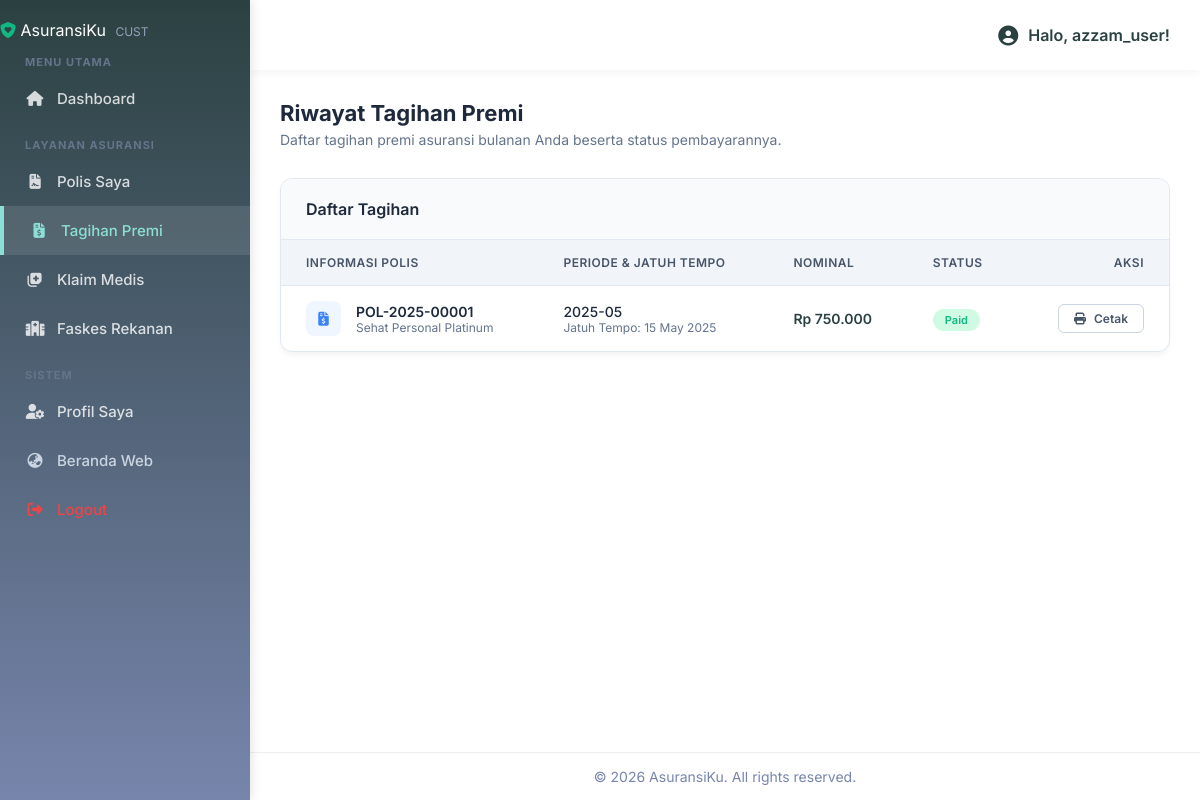
Screenshot of /customer/tagihan/index.php (signed in) with the database file from the repository.
### tables this page shows
CREATE TABLE tagihan_premi (
    no_tagihan VARCHAR(50) PRIMARY KEY,
    no_polis VARCHAR(50) NOT NULL,
    periode_bulan VARCHAR(7) NOT NULL, 
    jumlah_tagihan DECIMAL(10,2) NOT NULL,
    tanggal_cetak DATE NOT NULL,
    jatuh_tempo DATE NOT NULL,
    status_tagihan ENUM('Unpaid', 'Paid', 'Overdue') DEFAULT 'Unpaid',
    FOREIGN KEY (no_polis) REFERENCES polis(no_polis) ON DELETE CASCADE
);

CREATE TABLE polis (
    no_polis VARCHAR(50) PRIMARY KEY,
    id_pemegang INT NOT NULL,
    id_produk INT NOT NULL,
    id_agen INT NULL, 
    tanggal_terbit DATE NOT NULL,
    tanggal_jatuh_tempo DATE NOT NULL,
    status_polis ENUM('Pending Approval', 'Inforce', 'Lapse', 'Pending Cancellation', 'Surrender', 'Claimed', 'Rejected') DEFAULT 'Pending Approval',
    total_premi_berjalan DECIMAL(15,2) DEFAULT 0.00,
    FOREIGN KEY (id_pemegang) REFERENCES pemegang_polis(id_pemegang) ON DELETE CASCADE,
    FOREIGN KEY (id_produk) REFERENCES produk_asuransi(id_produk) ON DELETE RESTRICT,
    FOREIGN KEY (id_agen) REFERENCES agen(id_agen) ON DELETE SET NULL
);

CREATE TABLE produk_asuransi (
    id_produk INT AUTO_INCREMENT PRIMARY KEY,
    kode_produk VARCHAR(20) UNIQUE NOT NULL,
    nama_produk VARCHAR(100) NOT NULL,
    jenis_kategori ENUM('Individu', 'Keluarga', 'Kumpulan/Perusahaan') NOT NULL,
    limit_tahunan DECIMAL(15,2) NOT NULL,
    premi_dasar DECIMAL(10,2) NOT NULL,
    created_at TIMESTAMP DEFAULT CURRENT_TIMESTAMP
);

### customer/tagihan/index.php (the view, shortened to what this page needs)
<?php
    require_once __DIR__ . "/../../layouts/customer/header.php";
    $id_user = $_SESSION['id_user'];
?>
<div style="margin-bottom: 30px;">
    <h2 style="margin: 0 0 5px 0; color: #1e293b; font-size: 22px;">Riwayat Tagihan Premi</h2>
    <p style="margin: 0; color: #64748b; font-size: 14px;">Daftar tagihan premi asuransi bulanan Anda beserta status pembayarannya.</p>
</div>
<?php
    $stmt = $conn->prepare("
        SELECT
            t.no_tagihan, t.periode_bulan, t.jumlah_tagihan, t.jatuh_tempo, t.status_tagihan,
            p.no_polis, pr.nama_produk
        FROM tagihan_premi t
        JOIN polis p ON t.no_polis = p.no_polis
        JOIN produk_asuransi pr ON p.id_produk = pr.id_produk
        JOIN users u ON p.id_pemegang = u.id_pemegang
        WHERE u.id_user = ?
        ORDER BY t.jatuh_tempo DESC
    ");
    $stmt->execute([$id_user]);
    $tagihan_list = $stmt->fetchAll();
    if (count($tagihan_list) > 0) {
?>
<div class="admin-card">
    <div class="admin-card-header">
        <h3>Daftar Tagihan</h3>
    </div>
    <div class="admin-card-body" style="overflow-x: auto;">
        <table class="admin-table">
            <thead>
                <tr>
                    <th>Informasi Polis</th>
                    <th>Periode & Jatuh Tempo</th>
                    <th>Nominal</th>
                    <th>Status</th>
                    <th style="text-align: right;">Aksi</th>
                </tr>
            </thead>
            <tbody>
                <?php foreach ($tagihan_list as $row):
                    $badge_class = 'badge-neutral';
                    if ($row['status_tagihan'] === 'Paid') {
                        $badge_class = 'badge-success';
                    } elseif ($row['status_tagihan'] === 'Unpaid') {
                        $badge_class = 'badge-warning';
                    } elseif ($row['status_tagihan'] === 'Overdue') {
                        $badge_class = 'badge-danger';
                    }
                ?>
                <tr>
                    <td style="font-weight: 600; color: #1e293b;">
                        <div style="display: flex; align-items: center;">
                            <div style="width: 35px; height: 35px; border-radius: 8px; background: #eff6ff; color: #3b82f6; display: flex; align-items: center; justify-content: center; margin-right: 15px;">
                                <i class="fa-solid fa-file-invoice-dollar"></i>
                            </div>
                            <div>
                                <?php echo htmlspecialchars($row['no_polis']); ?>
                                <div style="font-size: 12px; color: #64748b; font-weight: normal;"><?php echo htmlspecialchars($row['nama_produk']); ?></div>
                            </div>
                        </div>
                    </td>
                    <td>
                        <div style="color: #1e293b; font-weight: 500;"><?php echo htmlspecialchars($row['periode_bulan']); ?></div>
                        <div style="font-size: 12px; color: #64748b;">Jatuh Tempo: <?php echo date('d M Y', strtotime($row['jatuh_tempo'])); ?></div>
                    </td>
                    <td style="font-weight: 600;">Rp <?php echo number_format($row['jumlah_tagihan'], 0, ',', '.'); ?></td>
                    <td>
                        <span class="badge <?php echo $badge_class; ?>" style="font-size: 11px;">
                            <?php echo htmlspecialchars($row['status_tagihan']); ?>
                        </span>
                    </td>
                    <td style="text-align: right;">
                        <a href="print.php?no_tagihan=<?php echo urlencode($row['no_tagihan']); ?>" target="_blank" class="btn" style="background: white; color: #475569; padding: 6px 15px; border-radius: 6px; font-size: 12px; font-weight: 600; text-decoration: none; display: inline-block; border: 1px solid #cbd5e1; margin-left: 5px;">
                            <i class="fa-solid fa-print" style="margin-right: 5px;"></i> Cetak
                        </a>
                    </td>
                </tr>
                <?php endforeach; ?>
            </tbody>
        </table>
    </div>
</div>
<?php
    }
?>
<?php require_once __DIR__ . "/../../layouts/customer/footer.php"; ?>

### layouts/css/style.css (style rules this page uses)
:root { --color-dark: #2B4141; --color-light: #F7EBEC; --color-aqua: #8CDFD6; --color-blue: #7785AC; --color-slate: #6D72C3; --font-main: 'Inter', sans-serif; }
* { box-sizing: border-box; margin: 0; padding: 0; }
body { font-family: var(--font-main); background-color: var(--color-light); color: var(--color-dark); min-height: 100vh; display: flex; flex-direction: column; overflow-x: hidden; }
:root { --color-surface: #ffffff; --color-border-light: #e2e8f0; --shadow-sm: 0 1px 2px 0 rgba(0, 0, 0, 0.05); --shadow-lg: 0 10px 15px -3px rgba(0, 0, 0, 0.1), 0 4px 6px -2px rgba(0, 0, 0, 0.05); --radius-full: 9999px; --radius-xl: 0.75rem; --radius-2xl: 1rem; --space-1: 0.25rem; --space-2: 0.5rem; --space-4: 1rem; --space-6: 1.5rem; --space-8: 2rem; --text-xs: 0.75rem; --text-sm: 0.875rem; --text-base: 1rem; --text-lg: 1.125rem; --text-2xl: 1.5rem; --text-3xl: 1.875rem; --font-semibold: 600; --font-bold: 700; --color-primary-50: #eff6ff; --color-primary-200: #bfdbfe; --color-primary-gradient: linear-gradient(135deg, var(--color-blue, #2563eb) 0%, var(--color-aqua, #06b6d4) 100%); --color-info-bg: #e0f2fe; --color-success: #10b981; --color-success-bg: #d1fae5; --color-warning: #f59e0b; --color-danger: #ef4444; --color-text: #1e293b; --color-text-secondary: #475569; --color-text-muted: #94a3b8; --color-white: #ffffff; --transition-base: all 0.3s ease; --transition-fast: all 0.15s ease; }
.badge { padding: 0.25rem 0.75rem; border-radius: var(--radius-full); font-size: var(--text-xs); font-weight: var(--font-semibold); }
.badge-success { background: var(--color-success-bg); color: var(--color-success); }
.admin-card { background: #ffffff; border-radius: 12px; border: 1px solid var(--color-border-light); box-shadow: 0 4px 6px -1px rgba(0,0,0,0.05); margin-bottom: 25px; display: flex; flex-direction: column; }
.admin-card-header { padding: 20px 25px; border-bottom: 1px solid var(--color-border-light); display: flex; justify-content: space-between; align-items: center; background: #f8fafc; border-top-left-radius: 12px; border-top-right-radius: 12px; }
.admin-card-header h3 { margin: 0; font-size: 16px; font-weight: 600; color: #1e293b; }
.admin-card-body { padding: 0; flex: 1; }
.admin-table { width: 100%; border-collapse: collapse; }
.admin-table th, .admin-table td { padding: 15px 25px; text-align: left; border-bottom: 1px solid #e2e8f0; font-size: 14px; }
.admin-table th { background: #f1f5f9; font-weight: 600; color: #475569; text-transform: uppercase; font-size: 12px; letter-spacing: 0.5px; }
.admin-table tr:last-child td { border-bottom: none; }

### rows the page displays
tagihan_premi: no_polis.no_polis "POL-2025-00001", produk_asuransi.nama_produk "Sehat Personal Platinum", periode_bulan "2025-05", jatuh_tempo "15 May 2025", jumlah_tagihan "750.000", status_tagihan "Paid"

### other values shown
$_SESSION['username'] "azzam_user"
